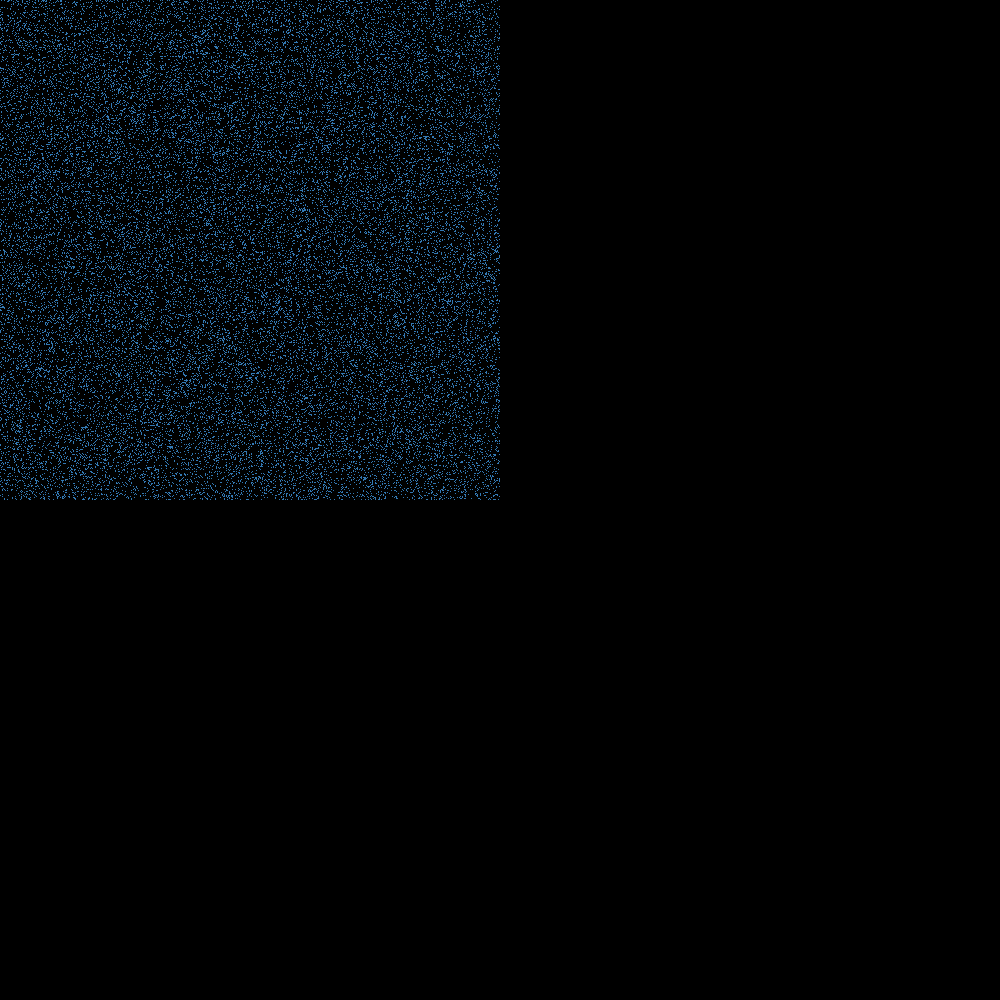
Frame 1 (no input)
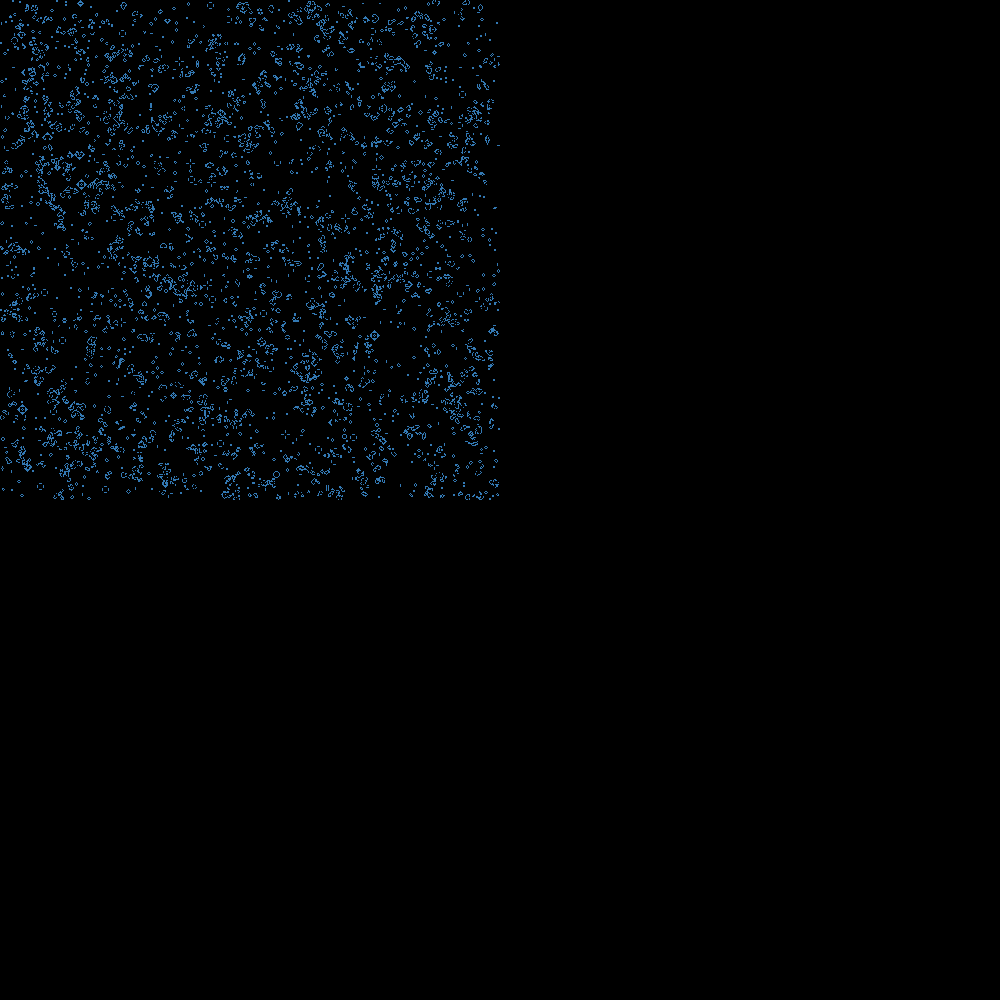
Frame 60 (the mouse pressed at the canvas centre just before this capture)
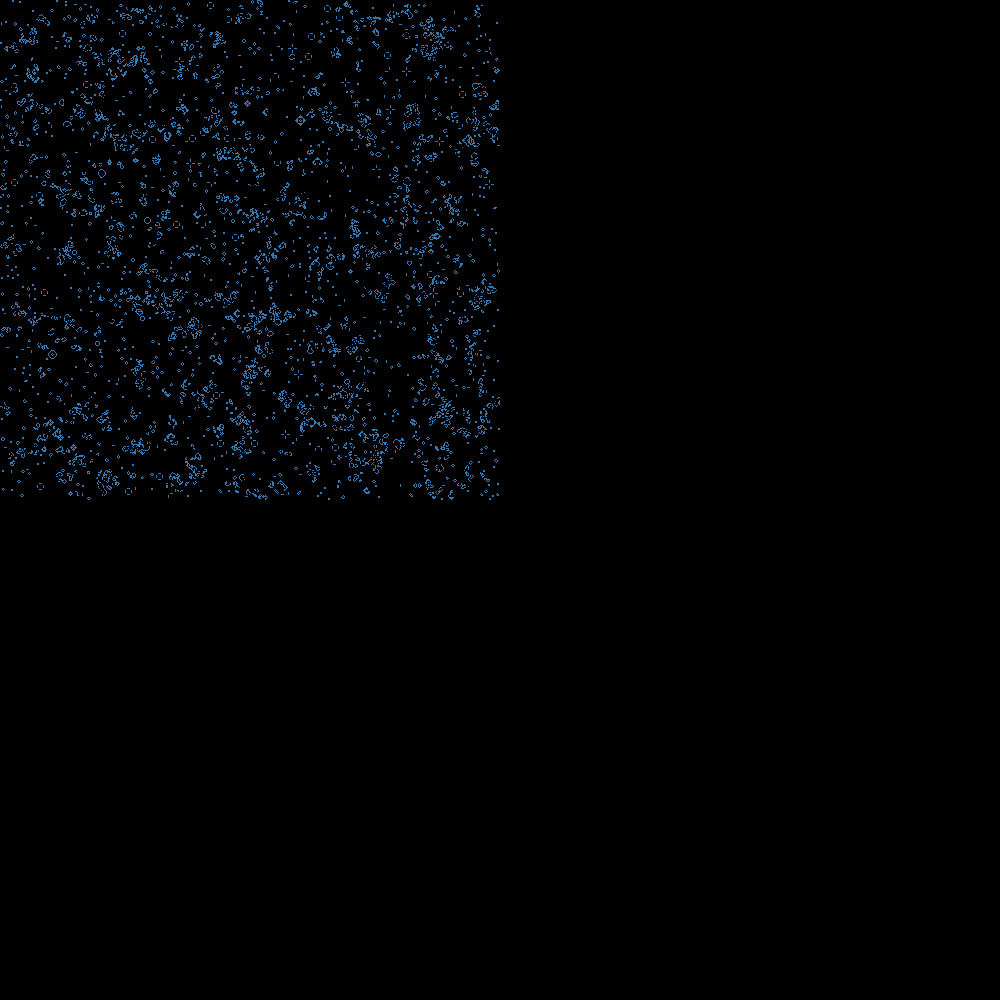
Frame 120 (the mouse held since frame 60 and released just before this capture)

The Processing sketch that drew these frames (run headless with seeded random() and noise(); from frame 60 on, the mouse is pressed at the canvas centre):

// Processing sketch: gameoflife
// ── gameoflife.pde
int[][] searchF;
int cellSize= 1; // Tamaño de las celdas (PX)
float probabilityOfAliveAtStart = 15; // Probabilidad de iniciar vivo 

float interval = 1; // TIMER (1)
int lastRecordedTime = 0; // TIMER (2)

color azul = color(51, 121, 180);
color verde = color(0, 200, 0);
color rosa = color(254, 0, 129);
color amarillo = color(243, 197, 13);
color negro = color(0);

color alive = azul; // Color vivos
color dead = negro; // Color muertos/vacio

int[][] cells; // Matriz del juego
int[][] cellsBuffer; // Buffer del juego (Mientras se cambia la matriz principal, se usa esta) -Buffer to record the state of the cells and use this while changing the others in the interations

boolean pause = false; // Pausa
int dimX; //= width/cellSize;
int dimY; //= height/cellSize;



void setup() {
  
  if("hola" == "hola"){
    println("siii");
  }
  //jsonf();
  dimX = 500;//width/cellSize;
  dimY = 500;//height/cellSize;
  
  println("Dimensiones de la matriz");
  println(dimX);
  println(dimY);
  size (1000, 1000);
  surface.setResizable(true);

  subpat = new int[dimX][dimY][100];
  cells = new int[dimX][dimY]; //Inicia las matrices
  searchF = new int[dimX][dimY];
  pats = new int[dimX][dimY];
  cellsBuffer = new int[dimX][dimY]; //Inicia las matrices

  // Color de la grilla
  noStroke();

  noSmooth();

  //INICIA 
  for (int x=0; x<dimX; x++) {
    for (int y=0; y<dimY; y++) {
      float state = random (100);
      if (state > probabilityOfAliveAtStart) { 
        state = 0;
      }
      else {
        state = 1;
      }
      cells[x][y] = int(state); 
      searchF[x][y] = 0;
    }
  }
  background(0); 
  
  //thread("searching");
}


void draw() {

  //Dibuja la grilla
  for (int x=0; x<dimX; x++) {
    for (int y=0; y<dimY; y++) {
      
      if (cells[x][y]==1) {
        fill(alive); // Vivo
        if(searchF[x][y]==1 && pats[x][y] > 3){ 
          fill(amarillo); // Vivo
         }
      }
      else {
        fill(dead); // Muerto
      }
      
      //dibujar patrones encontrados
      
      
      rect (x*cellSize, y*cellSize, cellSize, cellSize);
    }
  }

  //thread("searching");
  // Iteracion 
  if (millis()-lastRecordedTime>interval) {
    if (!pause) {
      iteration();
      searching();
      lastRecordedTime = millis();
    }
  }

  //mouseDrawing();
  
 
  
}



void iteration() { // iteracion
  // Guarda la grilla en un bufer 
  for (int x=0; x<dimX; x++) {
    for (int y=0; y<dimY; y++) {
      cellsBuffer[x][y] = cells[x][y];
    }
  }
  
  // Visita cada celda
  for (int x=0; x<dimX; x++) {
    for (int y=0; y<dimY; y++) {
      
      // Revisa los vecinos
      int neighbours = 0;
      for (int xx=x-1; xx<=x+1;xx++) {
        for (int yy=y-1; yy<=y+1;yy++) {  
          if (((xx>=0)&&(xx<dimX))&&((yy>=0)&&(yy<dimY))) { // verifica que no se pasa 
            if (!((xx==x)&&(yy==y))) { // revisa que se opera a la misma celda
              if (cellsBuffer[xx][yy]==1){
                neighbours ++; 
              }
            } 
          } 
        } 
      }
      
      // Revisa las reglas
      if (cellsBuffer[x][y]==1) {
        if (neighbours < 2 || neighbours > 3) {
          cells[x][y] = 0; 
        }
      } 
      else if (neighbours == 3 ) {
          cells[x][y] = 1; 
      } 
    }
  } 
} 

// ── keypress.pde
void keyPressed() {
  // Reinicio 'tecla rR'
  if (key=='r' || key == 'R') {
    for (int x=0; x<dimX; x++) {
      for (int y=0; y<dimY; y++) {
        float state = random (100);
        if (state > probabilityOfAliveAtStart) {
          state = 0;
        }
        else {
          state = 1;
        }
        cells[x][y] = int(state);
      }
    }
  }
  // Pausa 'barra espaciadora'
  if (key==' ') { 
    pause = !pause;
  }
  // Finalizar 'tecla fF'
  if (key=='f' || key == 'F') { 
    for (int x=0; x<dimX; x++) {
      for (int y=0; y<dimY; y++) {
        cells[x][y] = 0; 
      }
    }
  }
}

// ── searchPattern.pde


int ssub = 2;
int sdimX = 500;
int sdimY = 500;
int[][][] subpat;
int[][] pats;
int patsC = 0;
int it = 0;
//Busqueda de coincidencias
void searching(){
  //Tamaño del subconjunto a estudiar
  
  if(it >= 10){
    int[][][] subpatBuffer = new int[dimX][dimY][10];
    int[][] searchFBuffer = new int[dimX][dimY];
    int[][] patsBuffer = new int[dimX][dimY];
    
    subpatBuffer = subpat;
    searchFBuffer = searchF;
    patsBuffer = pats;
    
    subpat = new int[dimX][dimY][10];
    searchF = new int[dimX][dimY];
    pats = new int[dimX][dimY];
    it = 1;
    for (int x=0; x<dimX; x++) {
      for (int y=0; y<dimY; y++) {
        if(pats[x][y] > 3){
          subpat[x][y][0] = subpatBuffer[x][y][0];
          searchF[x][y] = searchFBuffer[x][y];
          pats[x][y] = patsBuffer[x][y];
        }else{
          searchF[x][y] = 0;
          pats[x][y] = 0;
        }
      }
    }
    //pats = new int[100][2];
  }
  
  int xc = 0;
  int yc = 0;
  
   
  for (int x=0; x<sdimX; x+=ssub) {
    
    for (int y=0; y<sdimY; y+=ssub) {
      //print(x+","+y+"\n");
      String bin = "";
      for(int fx = 0; fx < ssub; fx++){
        for(int fy = 0; fy < ssub; fy++){
          bin += cells[x+fx][y+fy];
        }
        //println();
      }
      
      byte binDec = Byte.parseByte(bin,2);
      subpat[x][y][it] = binDec;
      for(int i = it-1; i > 0; i--){
        if(subpat[x][y][i] == binDec){
          if(binDec != 0 ){
            //println("Patron encontrado: "+binDec+" en "+x+","+y+" entre "+it+" y "+ i);
            for(int xi = 0; xi < ssub; xi++){
              for(int yi = 0; yi < ssub; yi++){
                
                searchF[x+xi][y+yi] = cells[x+xi][y+yi];
                pats[x+xi][y+yi]++;
              }
            }
            break;
          }
          
          //pats[patsC][patsC] = 1;
          //patsC++;
          
        }
      }
      //println(Byte.parseByte(bin,2));
      //println();
      
      yc++;
    }
    
    xc++;
  }
  it++;
  //println(it);
  
}
